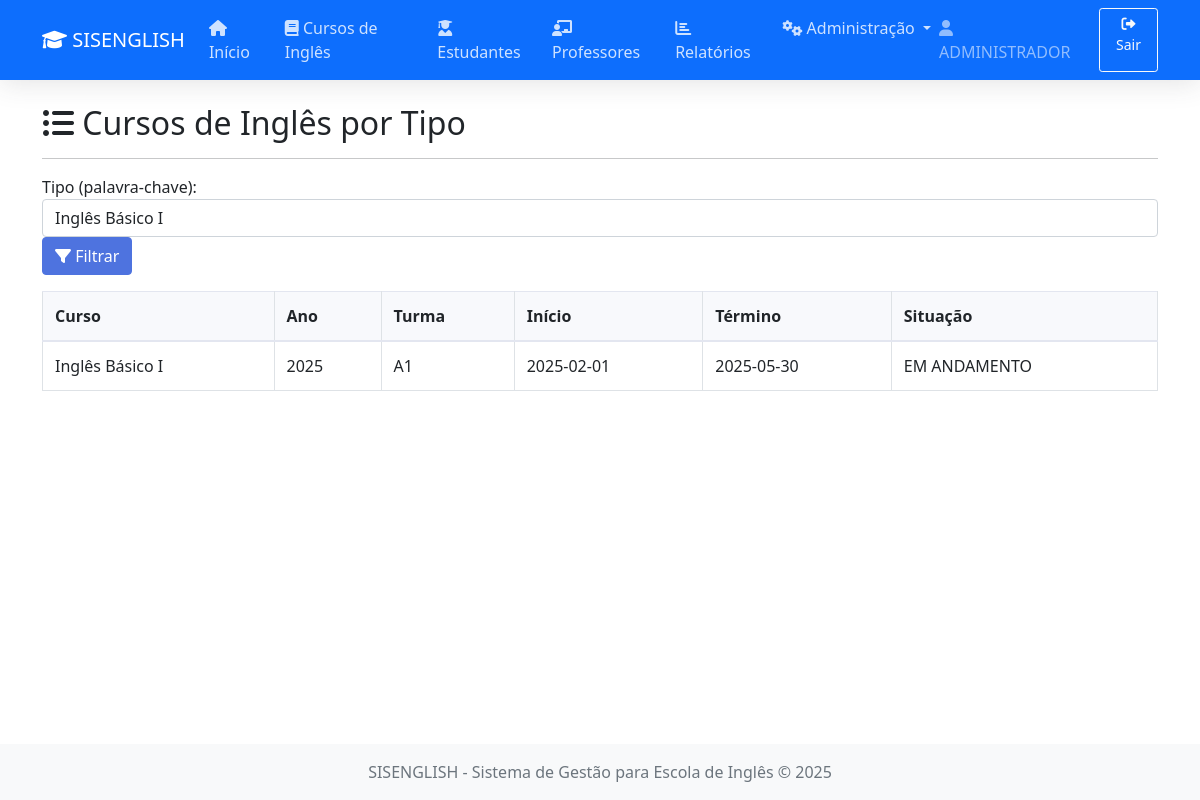
The page /views/relatorios/cursos_tipo.php?tipo=Inglês Básico I (signed in) on the database its author committed.
### tables this page shows
CREATE TABLE IF NOT EXISTS `formacoes` (
  `id` int(11) NOT NULL AUTO_INCREMENT,
  `curso` varchar(100) NOT NULL,
  `ano` varchar(4) NOT NULL,
  `turma` varchar(20) NOT NULL,
  `inicio` date NOT NULL,
  `termino` date NOT NULL,
  `local` varchar(100) NOT NULL,
  `situacao` varchar(20) NOT NULL,
  `tipo_capacitacao` varchar(100) NOT NULL,
  `modalidade` varchar(100) NOT NULL,
  `campus` varchar(100) NOT NULL,
  `carga_horaria` int(11) NOT NULL,
  `instituicao` varchar(255) NOT NULL,
  `municipio` varchar(255) NOT NULL,
  `portaria` varchar(255) DEFAULT NULL,
  `parecer` varchar(255) DEFAULT NULL,
  PRIMARY KEY (`id`)
);

### models/curso.php (called while the page is built, shortened)
<?php
class Curso {
    private $conn;
    private $table_name = "formacoes";
    public function __construct($db) {
        $this->conn = $db;
    }
    public function filter($curso = null, $ano = null, $turma = null, $situacao = null) {
        $query = "SELECT * FROM " . $this->table_name . " WHERE 1=1";
        if(!empty($curso)) {
            $query .= " AND curso LIKE :curso";
        }
        $query .= " ORDER BY ano DESC, inicio DESC";
        $stmt = $this->conn->prepare($query);
        if(!empty($curso)) {
            $curso = strip_tags($curso);
            $curso = "%{$curso}%";
            $stmt->bindParam(":curso", $curso);
        }
        $stmt->execute();
        return $stmt;
    }
}
?>

### views/relatorios/cursos_tipo.php (the view, shortened to what this page needs)
<?php
include_once '../../models/curso.php';
$database = new Database();
$db = $database->getConnection();
include_once '../layouts/header.php';
$tipo = $_GET['tipo'] ?? '';
?>
<div class="container mt-4">
    <h2><i class="fas fa-list-ul"></i> Cursos de Inglês por Tipo</h2>
    <hr>
    <form method="get" class="form-inline mb-3">
        <label class="mr-2">Tipo (palavra-chave):</label>
        <input type="text" name="tipo" class="form-control" value="<?php echo htmlspecialchars($tipo); ?>">
        <button type="submit" class="btn btn-primary ml-2"><i class="fas fa-filter"></i> Filtrar</button>
    </form>
<?php if($tipo): ?>
    <?php
    $curso = new Curso($db);
    $stmt = $curso->filter($tipo, null, null, null);
    ?>
    <table class="table table-bordered">
        <thead class="thead-light">
            <tr><th>Curso</th><th>Ano</th><th>Turma</th><th>Início</th><th>Término</th><th>Situação</th></tr>
        </thead>
        <tbody>
        <?php while($row = $stmt->fetch(PDO::FETCH_ASSOC)): ?>
            <tr>
                <td><?php echo htmlspecialchars($row['curso']); ?></td>
                <td><?php echo htmlspecialchars($row['ano']); ?></td>
                <td><?php echo htmlspecialchars($row['turma']); ?></td>
                <td><?php echo htmlspecialchars($row['inicio']); ?></td>
                <td><?php echo htmlspecialchars($row['termino']); ?></td>
                <td><?php echo htmlspecialchars($row['situacao']); ?></td>
            </tr>
        <?php endwhile; ?>
        </tbody>
    </table>
<?php endif; ?>
</div>
<?php include_once '../layouts/footer.php'; ?>

### assets/css/style.css (style rules this page uses)
body { min-height: 100vh; display: flex; flex-direction: column; }
.table { width: 100%; margin-bottom: 1rem; color: #212529; }
.table th, .table td { padding: 0.75rem; vertical-align: middle; border-top: 1px solid #e3e6f0; }
.table thead th { vertical-align: bottom; border-bottom: 2px solid #e3e6f0; background-color: #f8f9fc; }
.btn-primary { background-color: #4e73df; border-color: #4e73df; }

### rows shown on the page
formacoes: curso "Inglês Básico I", ano "2025", turma "A1", inicio "2025-02-01", termino "2025-05-30", situacao "EM ANDAMENTO"

### other values the page prints
$_SESSION['nome'] "ADMINISTRADOR"
